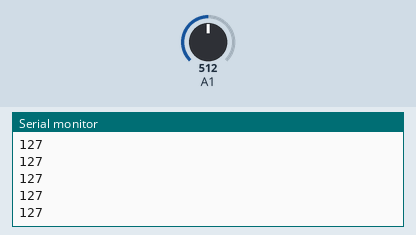
Bench run of a sketch on a simulated Arduino Mega 2560, built with avr-gcc and run on an emulated ATmega2560. Parts: the last lines printed to the serial monitor. The inputs (shaded band) are chosen by the test bench; at power-on: A1 = 512. The modem accepts every AT command (registered, SIM ready, sends succeed) and sends nothing else. At 7.6 s the program stops and its outputs stay as they are.

Above: at 1.2 s.
1.3 s: A1 set to 716
At 2.7 s:
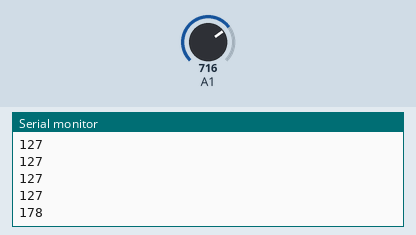
At 6.1 s:
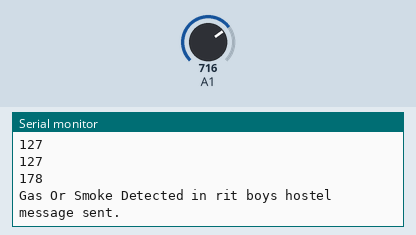

The sketch:

project_coding_gas.ino
```cpp
#include <SoftwareSerial.h>
SoftwareSerial SIM900(2,3); // gsm module connected here
String textForSMS;
//int smokeS = A1; // smoke / gas  sensor connected with analog pin A1 of the arduino / mega.
//int data = 0;


void setup() {


  //randomSeed(analogRead(0));

  Serial.begin(9600);
 SIM900.begin(9600); // for sim900D 19200. while enter 9600 for sim900A
 // pinMode(smokeS, INPUT);

}

void loop() {

    int a=analogRead(A1);
    int b=map(a,0,1023,0,255);
    Serial.println(b);
    delay(100);

  //data = analogRead(smokeS);

  //Serial.print("Smoke: ");
  //Serial.println(data);


     if ( b > 150) //
  {
       textForSMS =  "\nGas Or Smoke Detected in rit boys hostel";
  sendSMS(textForSMS);
  Serial.println(textForSMS);
  Serial.println("message sent.");
delay(2000);
while(1)
{

}
  }
}


void sendSMS(String message)
{
  SIM900.print("AT+CMGF=1\r");                     // AT command to send SMS message
  delay(1000);
 SIM900.println("AT + CMGS = \"+917979040028\"");  // recipient's mobile number, in international format

  delay(1000);
  SIM900.println(message);                         // message to send
  delay(1000);
  SIM900.println((char)26);                        // End AT command with a ^Z, ASCII code 26
  delay(1000);
  SIM900.println();
  delay(100);                                     // give module time to send SMS
 // SIM900power();                                   // turn off module
}
```

Measured:
- after the input at 1.3 s, the serial monitor: prints a new line at once (image 1)
